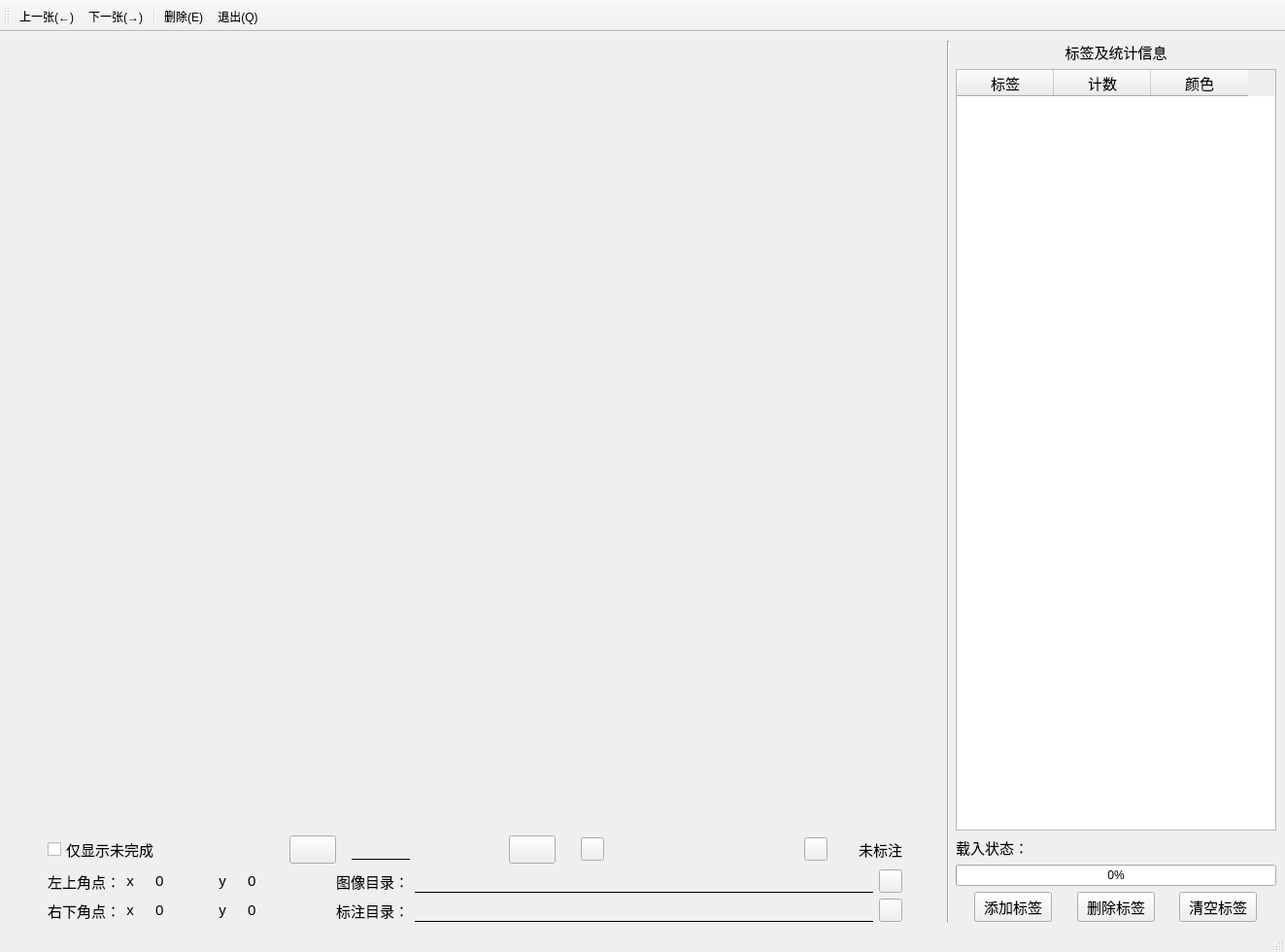
<?xml version="1.0" encoding="UTF-8"?>
<ui version="4.0">
 <class>MainWindow</class>
 <widget class="QMainWindow" name="MainWindow">
  <property name="geometry">
   <rect>
    <x>0</x>
    <y>0</y>
    <width>1323</width>
    <height>980</height>
   </rect>
  </property>
  <property name="windowTitle">
   <string>MainWindow</string>
  </property>
  <widget class="QWidget" name="centralwidget">
   <layout class="QHBoxLayout" name="horizontalLayout_3">
    <item>
     <layout class="QVBoxLayout" name="verticalLayout">
      <item>
       <widget class="ImageLabel" name="label_Image">
        <property name="sizePolicy">
         <sizepolicy hsizetype="Fixed" vsizetype="Fixed">
          <horstretch>0</horstretch>
          <verstretch>0</verstretch>
         </sizepolicy>
        </property>
        <property name="minimumSize">
         <size>
          <width>960</width>
          <height>768</height>
         </size>
        </property>
        <property name="maximumSize">
         <size>
          <width>960</width>
          <height>768</height>
         </size>
        </property>
        <property name="styleSheet">
         <string notr="true"/>
        </property>
        <property name="text">
         <string/>
        </property>
       </widget>
      </item>
      <item>
       <spacer name="verticalSpacer_2">
        <property name="orientation">
         <enum>Qt::Vertical</enum>
        </property>
        <property name="sizeHint" stdset="0">
         <size>
          <width>20</width>
          <height>40</height>
         </size>
        </property>
       </spacer>
      </item>
      <item>
       <layout class="QHBoxLayout" name="horizontalLayout">
        <item>
         <spacer name="horizontalSpacer_4">
          <property name="orientation">
           <enum>Qt::Horizontal</enum>
          </property>
          <property name="sizeType">
           <enum>QSizePolicy::Fixed</enum>
          </property>
          <property name="sizeHint" stdset="0">
           <size>
            <width>40</width>
            <height>20</height>
           </size>
          </property>
         </spacer>
        </item>
        <item>
         <widget class="QCheckBox" name="checkBox_Undone">
          <property name="font">
           <font>
            <pointsize>11</pointsize>
           </font>
          </property>
          <property name="text">
           <string>仅显示未完成</string>
          </property>
         </widget>
        </item>
        <item>
         <spacer name="horizontalSpacer_3">
          <property name="orientation">
           <enum>Qt::Horizontal</enum>
          </property>
          <property name="sizeHint" stdset="0">
           <size>
            <width>40</width>
            <height>20</height>
           </size>
          </property>
         </spacer>
        </item>
        <item>
         <widget class="QPushButton" name="pushButton_prior">
          <property name="sizePolicy">
           <sizepolicy hsizetype="Preferred" vsizetype="Minimum">
            <horstretch>0</horstretch>
            <verstretch>0</verstretch>
           </sizepolicy>
          </property>
          <property name="minimumSize">
           <size>
            <width>0</width>
            <height>20</height>
           </size>
          </property>
          <property name="font">
           <font>
            <pointsize>11</pointsize>
           </font>
          </property>
          <property name="focusPolicy">
           <enum>Qt::NoFocus</enum>
          </property>
          <property name="styleSheet">
           <string notr="true">border-image: url(:/Icons/Resources/fast_backward_170px_1201057_easyicon.net.png);</string>
          </property>
          <property name="text">
           <string/>
          </property>
         </widget>
        </item>
        <item>
         <spacer name="horizontalSpacer_5">
          <property name="orientation">
           <enum>Qt::Horizontal</enum>
          </property>
          <property name="sizeType">
           <enum>QSizePolicy::Fixed</enum>
          </property>
          <property name="sizeHint" stdset="0">
           <size>
            <width>10</width>
            <height>20</height>
           </size>
          </property>
         </spacer>
        </item>
        <item>
         <widget class="QLineEdit" name="lineEdit_present_page">
          <property name="maximumSize">
           <size>
            <width>60</width>
            <height>16777215</height>
           </size>
          </property>
          <property name="font">
           <font>
            <pointsize>11</pointsize>
           </font>
          </property>
          <property name="styleSheet">
           <string notr="true">border:none;
background:transparent;
border-style:solid;
border-bottom-width:1px;
border-top-width:0px;
border-right-width:0px;
border-left-width:0px;</string>
          </property>
          <property name="alignment">
           <set>Qt::AlignCenter</set>
          </property>
         </widget>
        </item>
        <item>
         <widget class="QLabel" name="label_page">
          <property name="minimumSize">
           <size>
            <width>80</width>
            <height>0</height>
           </size>
          </property>
          <property name="font">
           <font>
            <pointsize>11</pointsize>
           </font>
          </property>
          <property name="text">
           <string/>
          </property>
          <property name="alignment">
           <set>Qt::AlignCenter</set>
          </property>
         </widget>
        </item>
        <item>
         <spacer name="horizontalSpacer_6">
          <property name="orientation">
           <enum>Qt::Horizontal</enum>
          </property>
          <property name="sizeType">
           <enum>QSizePolicy::Fixed</enum>
          </property>
          <property name="sizeHint" stdset="0">
           <size>
            <width>10</width>
            <height>20</height>
           </size>
          </property>
         </spacer>
        </item>
        <item>
         <widget class="QPushButton" name="pushButton_next">
          <property name="sizePolicy">
           <sizepolicy hsizetype="Preferred" vsizetype="Minimum">
            <horstretch>0</horstretch>
            <verstretch>0</verstretch>
           </sizepolicy>
          </property>
          <property name="minimumSize">
           <size>
            <width>0</width>
            <height>20</height>
           </size>
          </property>
          <property name="font">
           <font>
            <pointsize>11</pointsize>
           </font>
          </property>
          <property name="focusPolicy">
           <enum>Qt::NoFocus</enum>
          </property>
          <property name="styleSheet">
           <string notr="true">border-image: url(:/Icons/Resources/fast_forward_170px_1201057_easyicon.net.png);</string>
          </property>
          <property name="text">
           <string/>
          </property>
         </widget>
        </item>
        <item>
         <spacer name="horizontalSpacer_10">
          <property name="orientation">
           <enum>Qt::Horizontal</enum>
          </property>
          <property name="sizeType">
           <enum>QSizePolicy::Fixed</enum>
          </property>
          <property name="sizeHint" stdset="0">
           <size>
            <width>20</width>
            <height>20</height>
           </size>
          </property>
         </spacer>
        </item>
        <item>
         <widget class="QPushButton" name="pushButton_Checked">
          <property name="sizePolicy">
           <sizepolicy hsizetype="Fixed" vsizetype="Fixed">
            <horstretch>0</horstretch>
            <verstretch>0</verstretch>
           </sizepolicy>
          </property>
          <property name="minimumSize">
           <size>
            <width>24</width>
            <height>24</height>
           </size>
          </property>
          <property name="maximumSize">
           <size>
            <width>24</width>
            <height>24</height>
           </size>
          </property>
          <property name="styleSheet">
           <string notr="true">border-image: url(:/Icons/Resources/ok_291px_1211043_easyicon.net.png);
</string>
          </property>
          <property name="text">
           <string/>
          </property>
         </widget>
        </item>
        <item>
         <spacer name="horizontalSpacer_11">
          <property name="orientation">
           <enum>Qt::Horizontal</enum>
          </property>
          <property name="sizeType">
           <enum>QSizePolicy::Fixed</enum>
          </property>
          <property name="sizeHint" stdset="0">
           <size>
            <width>200</width>
            <height>20</height>
           </size>
          </property>
         </spacer>
        </item>
        <item>
         <widget class="QPushButton" name="pushButton_refresh">
          <property name="sizePolicy">
           <sizepolicy hsizetype="Fixed" vsizetype="Fixed">
            <horstretch>0</horstretch>
            <verstretch>0</verstretch>
           </sizepolicy>
          </property>
          <property name="minimumSize">
           <size>
            <width>24</width>
            <height>24</height>
           </size>
          </property>
          <property name="maximumSize">
           <size>
            <width>24</width>
            <height>24</height>
           </size>
          </property>
          <property name="font">
           <font>
            <pointsize>11</pointsize>
           </font>
          </property>
          <property name="focusPolicy">
           <enum>Qt::NoFocus</enum>
          </property>
          <property name="styleSheet">
           <string notr="true">border-image: url(:/Icons/Resources/refresh_556px_1236470_easyicon.net.png);</string>
          </property>
          <property name="text">
           <string/>
          </property>
         </widget>
        </item>
        <item>
         <widget class="QLabel" name="label_isCheckImage">
          <property name="sizePolicy">
           <sizepolicy hsizetype="Fixed" vsizetype="Fixed">
            <horstretch>0</horstretch>
            <verstretch>0</verstretch>
           </sizepolicy>
          </property>
          <property name="minimumSize">
           <size>
            <width>20</width>
            <height>20</height>
           </size>
          </property>
          <property name="maximumSize">
           <size>
            <width>20</width>
            <height>20</height>
           </size>
          </property>
          <property name="styleSheet">
           <string notr="true">border-image: url(:/Icons/Resources/close_600px_1181428_easyicon.net.png);</string>
          </property>
          <property name="text">
           <string/>
          </property>
         </widget>
        </item>
        <item>
         <widget class="QLabel" name="label_isCheck">
          <property name="font">
           <font>
            <pointsize>11</pointsize>
           </font>
          </property>
          <property name="text">
           <string>未标注</string>
          </property>
         </widget>
        </item>
        <item>
         <spacer name="horizontalSpacer_9">
          <property name="orientation">
           <enum>Qt::Horizontal</enum>
          </property>
          <property name="sizeType">
           <enum>QSizePolicy::Fixed</enum>
          </property>
          <property name="sizeHint" stdset="0">
           <size>
            <width>40</width>
            <height>20</height>
           </size>
          </property>
         </spacer>
        </item>
       </layout>
      </item>
      <item>
       <layout class="QGridLayout" name="gridLayout">
        <item row="1" column="6">
         <widget class="QLabel" name="label_tl_2">
          <property name="font">
           <font>
            <pointsize>11</pointsize>
           </font>
          </property>
          <property name="text">
           <string>y</string>
          </property>
          <property name="alignment">
           <set>Qt::AlignCenter</set>
          </property>
         </widget>
        </item>
        <item row="1" column="3">
         <widget class="QSpinBox" name="spinBox_br_x">
          <property name="font">
           <font>
            <pointsize>11</pointsize>
           </font>
          </property>
          <property name="styleSheet">
           <string notr="true">border:none;
background:transparent;</string>
          </property>
          <property name="alignment">
           <set>Qt::AlignCenter</set>
          </property>
          <property name="minimum">
           <number>0</number>
          </property>
          <property name="maximum">
           <number>1920</number>
          </property>
          <property name="value">
           <number>0</number>
          </property>
         </widget>
        </item>
        <item row="0" column="1">
         <widget class="QLabel" name="label_tl">
          <property name="font">
           <font>
            <pointsize>11</pointsize>
           </font>
          </property>
          <property name="text">
           <string>左上角点：</string>
          </property>
          <property name="alignment">
           <set>Qt::AlignCenter</set>
          </property>
         </widget>
        </item>
        <item row="0" column="12">
         <widget class="QLabel" name="label_path_image">
          <property name="sizePolicy">
           <sizepolicy hsizetype="Expanding" vsizetype="Preferred">
            <horstretch>0</horstretch>
            <verstretch>0</verstretch>
           </sizepolicy>
          </property>
          <property name="minimumSize">
           <size>
            <width>300</width>
            <height>0</height>
           </size>
          </property>
          <property name="font">
           <font>
            <pointsize>9</pointsize>
           </font>
          </property>
          <property name="toolTip">
           <string>选择待查验图像 .jpg 目录</string>
          </property>
          <property name="styleSheet">
           <string notr="true">background:transparent;
border-style:solid;
border-bottom-width:1px;
border-top-width:0px;
border-right-width:0px;
border-left-width:0px;</string>
          </property>
          <property name="text">
           <string/>
          </property>
         </widget>
        </item>
        <item row="0" column="7">
         <widget class="QSpinBox" name="spinBox_tl_y">
          <property name="font">
           <font>
            <pointsize>11</pointsize>
           </font>
          </property>
          <property name="styleSheet">
           <string notr="true">border:none;
background:transparent;</string>
          </property>
          <property name="alignment">
           <set>Qt::AlignCenter</set>
          </property>
          <property name="minimum">
           <number>0</number>
          </property>
          <property name="maximum">
           <number>1080</number>
          </property>
          <property name="value">
           <number>0</number>
          </property>
         </widget>
        </item>
        <item row="0" column="2">
         <widget class="QLabel" name="label_tl_3">
          <property name="font">
           <font>
            <pointsize>11</pointsize>
           </font>
          </property>
          <property name="text">
           <string>x</string>
          </property>
          <property name="alignment">
           <set>Qt::AlignCenter</set>
          </property>
         </widget>
        </item>
        <item row="1" column="15">
         <spacer name="horizontalSpacer_2">
          <property name="orientation">
           <enum>Qt::Horizontal</enum>
          </property>
          <property name="sizeType">
           <enum>QSizePolicy::Fixed</enum>
          </property>
          <property name="sizeHint" stdset="0">
           <size>
            <width>40</width>
            <height>20</height>
           </size>
          </property>
         </spacer>
        </item>
        <item row="1" column="0">
         <spacer name="horizontalSpacer">
          <property name="orientation">
           <enum>Qt::Horizontal</enum>
          </property>
          <property name="sizeType">
           <enum>QSizePolicy::Fixed</enum>
          </property>
          <property name="sizeHint" stdset="0">
           <size>
            <width>40</width>
            <height>20</height>
           </size>
          </property>
         </spacer>
        </item>
        <item row="0" column="6">
         <widget class="QLabel" name="label_tl_4">
          <property name="font">
           <font>
            <pointsize>11</pointsize>
           </font>
          </property>
          <property name="text">
           <string>y</string>
          </property>
          <property name="alignment">
           <set>Qt::AlignCenter</set>
          </property>
         </widget>
        </item>
        <item row="1" column="11">
         <widget class="QLabel" name="label_tl_9">
          <property name="font">
           <font>
            <pointsize>11</pointsize>
           </font>
          </property>
          <property name="toolTip">
           <string>选择待查验图像标注 .xml 目录</string>
          </property>
          <property name="whatsThis">
           <string/>
          </property>
          <property name="text">
           <string>标注目录：</string>
          </property>
          <property name="alignment">
           <set>Qt::AlignCenter</set>
          </property>
         </widget>
        </item>
        <item row="1" column="1">
         <widget class="QLabel" name="label_br">
          <property name="font">
           <font>
            <pointsize>11</pointsize>
           </font>
          </property>
          <property name="text">
           <string>右下角点：</string>
          </property>
          <property name="alignment">
           <set>Qt::AlignCenter</set>
          </property>
         </widget>
        </item>
        <item row="0" column="3">
         <widget class="QSpinBox" name="spinBox_tl_x">
          <property name="font">
           <font>
            <pointsize>11</pointsize>
           </font>
          </property>
          <property name="styleSheet">
           <string notr="true">border:none;
background:transparent;</string>
          </property>
          <property name="alignment">
           <set>Qt::AlignCenter</set>
          </property>
          <property name="minimum">
           <number>0</number>
          </property>
          <property name="maximum">
           <number>1920</number>
          </property>
          <property name="value">
           <number>0</number>
          </property>
         </widget>
        </item>
        <item row="0" column="9">
         <widget class="QLabel" name="label_img">
          <property name="sizePolicy">
           <sizepolicy hsizetype="Fixed" vsizetype="Fixed">
            <horstretch>0</horstretch>
            <verstretch>0</verstretch>
           </sizepolicy>
          </property>
          <property name="minimumSize">
           <size>
            <width>20</width>
            <height>20</height>
           </size>
          </property>
          <property name="maximumSize">
           <size>
            <width>20</width>
            <height>20</height>
           </size>
          </property>
          <property name="styleSheet">
           <string notr="true">border-image: url(:/Icons/Resources/hourglass_155px_1201105_easyicon.net.png);</string>
          </property>
          <property name="text">
           <string/>
          </property>
         </widget>
        </item>
        <item row="1" column="12">
         <widget class="QLabel" name="label_path_annotation">
          <property name="sizePolicy">
           <sizepolicy hsizetype="Expanding" vsizetype="Preferred">
            <horstretch>0</horstretch>
            <verstretch>0</verstretch>
           </sizepolicy>
          </property>
          <property name="minimumSize">
           <size>
            <width>300</width>
            <height>0</height>
           </size>
          </property>
          <property name="font">
           <font>
            <pointsize>9</pointsize>
           </font>
          </property>
          <property name="toolTip">
           <string>选择待查验图像标注 .xml 目录</string>
          </property>
          <property name="styleSheet">
           <string notr="true">background:transparent;
border-style:solid;
border-bottom-width:1px;
border-top-width:0px;
border-right-width:0px;
border-left-width:0px;</string>
          </property>
          <property name="text">
           <string/>
          </property>
         </widget>
        </item>
        <item row="1" column="8">
         <spacer name="horizontalSpacer_8">
          <property name="orientation">
           <enum>Qt::Horizontal</enum>
          </property>
          <property name="sizeType">
           <enum>QSizePolicy::Fixed</enum>
          </property>
          <property name="sizeHint" stdset="0">
           <size>
            <width>20</width>
            <height>20</height>
           </size>
          </property>
         </spacer>
        </item>
        <item row="0" column="13">
         <widget class="QPushButton" name="pushButton_Image">
          <property name="sizePolicy">
           <sizepolicy hsizetype="Fixed" vsizetype="Fixed">
            <horstretch>0</horstretch>
            <verstretch>0</verstretch>
           </sizepolicy>
          </property>
          <property name="minimumSize">
           <size>
            <width>24</width>
            <height>24</height>
           </size>
          </property>
          <property name="maximumSize">
           <size>
            <width>24</width>
            <height>24</height>
           </size>
          </property>
          <property name="font">
           <font>
            <pointsize>11</pointsize>
           </font>
          </property>
          <property name="focusPolicy">
           <enum>Qt::NoFocus</enum>
          </property>
          <property name="styleSheet">
           <string notr="true">border-image: url(:/Icons/Resources/file_587px_1293445_easyicon.net.png);</string>
          </property>
          <property name="text">
           <string/>
          </property>
         </widget>
        </item>
        <item row="1" column="9">
         <widget class="QLabel" name="label_ant">
          <property name="sizePolicy">
           <sizepolicy hsizetype="Fixed" vsizetype="Fixed">
            <horstretch>0</horstretch>
            <verstretch>0</verstretch>
           </sizepolicy>
          </property>
          <property name="minimumSize">
           <size>
            <width>20</width>
            <height>20</height>
           </size>
          </property>
          <property name="maximumSize">
           <size>
            <width>20</width>
            <height>20</height>
           </size>
          </property>
          <property name="styleSheet">
           <string notr="true">border-image: url(:/Icons/Resources/hourglass_155px_1201105_easyicon.net.png);</string>
          </property>
          <property name="text">
           <string/>
          </property>
         </widget>
        </item>
        <item row="1" column="2">
         <widget class="QLabel" name="label_tl_5">
          <property name="font">
           <font>
            <pointsize>11</pointsize>
           </font>
          </property>
          <property name="text">
           <string>x</string>
          </property>
          <property name="alignment">
           <set>Qt::AlignCenter</set>
          </property>
         </widget>
        </item>
        <item row="1" column="13">
         <widget class="QPushButton" name="pushButton_Labelling">
          <property name="sizePolicy">
           <sizepolicy hsizetype="Fixed" vsizetype="Fixed">
            <horstretch>0</horstretch>
            <verstretch>0</verstretch>
           </sizepolicy>
          </property>
          <property name="minimumSize">
           <size>
            <width>24</width>
            <height>24</height>
           </size>
          </property>
          <property name="maximumSize">
           <size>
            <width>24</width>
            <height>24</height>
           </size>
          </property>
          <property name="font">
           <font>
            <pointsize>11</pointsize>
           </font>
          </property>
          <property name="focusPolicy">
           <enum>Qt::NoFocus</enum>
          </property>
          <property name="styleSheet">
           <string notr="true">border-image: url(:/Icons/Resources/file_587px_1293445_easyicon.net.png);</string>
          </property>
          <property name="text">
           <string/>
          </property>
         </widget>
        </item>
        <item row="1" column="7">
         <widget class="QSpinBox" name="spinBox_br_y">
          <property name="font">
           <font>
            <pointsize>11</pointsize>
           </font>
          </property>
          <property name="styleSheet">
           <string notr="true">border:none;
background:transparent;</string>
          </property>
          <property name="alignment">
           <set>Qt::AlignCenter</set>
          </property>
          <property name="minimum">
           <number>0</number>
          </property>
          <property name="maximum">
           <number>1080</number>
          </property>
          <property name="value">
           <number>0</number>
          </property>
         </widget>
        </item>
        <item row="0" column="11">
         <widget class="QLabel" name="label_tl_8">
          <property name="font">
           <font>
            <pointsize>11</pointsize>
           </font>
          </property>
          <property name="toolTip">
           <string>选择待查验图像 .jpg 目录</string>
          </property>
          <property name="whatsThis">
           <string/>
          </property>
          <property name="text">
           <string>图像目录：</string>
          </property>
          <property name="alignment">
           <set>Qt::AlignCenter</set>
          </property>
         </widget>
        </item>
        <item row="1" column="5">
         <spacer name="horizontalSpacer_7">
          <property name="orientation">
           <enum>Qt::Horizontal</enum>
          </property>
          <property name="sizeType">
           <enum>QSizePolicy::Fixed</enum>
          </property>
          <property name="sizeHint" stdset="0">
           <size>
            <width>20</width>
            <height>20</height>
           </size>
          </property>
         </spacer>
        </item>
       </layout>
      </item>
     </layout>
    </item>
    <item>
     <widget class="Line" name="line">
      <property name="orientation">
       <enum>Qt::Vertical</enum>
      </property>
     </widget>
    </item>
    <item>
     <layout class="QVBoxLayout" name="verticalLayout_2">
      <item>
       <widget class="QLabel" name="label_Label">
        <property name="font">
         <font>
          <pointsize>11</pointsize>
         </font>
        </property>
        <property name="toolTip">
         <string>选择待查验图像 .jpg 目录</string>
        </property>
        <property name="whatsThis">
         <string/>
        </property>
        <property name="text">
         <string>标签及统计信息</string>
        </property>
        <property name="alignment">
         <set>Qt::AlignCenter</set>
        </property>
       </widget>
      </item>
      <item>
       <widget class="QTableWidget" name="tableWidget">
        <property name="font">
         <font>
          <pointsize>11</pointsize>
         </font>
        </property>
        <property name="styleSheet">
         <string notr="true"/>
        </property>
        <property name="rowCount">
         <number>0</number>
        </property>
        <property name="columnCount">
         <number>3</number>
        </property>
        <column>
         <property name="text">
          <string>标签</string>
         </property>
         <property name="textAlignment">
          <set>AlignCenter</set>
         </property>
        </column>
        <column>
         <property name="text">
          <string>计数</string>
         </property>
         <property name="textAlignment">
          <set>AlignCenter</set>
         </property>
        </column>
        <column>
         <property name="text">
          <string>颜色</string>
         </property>
         <property name="textAlignment">
          <set>AlignCenter</set>
         </property>
        </column>
       </widget>
      </item>
      <item>
       <widget class="QLabel" name="label_progressbar">
        <property name="font">
         <font>
          <pointsize>11</pointsize>
         </font>
        </property>
        <property name="text">
         <string>载入状态：</string>
        </property>
       </widget>
      </item>
      <item>
       <widget class="QProgressBar" name="progressBar">
        <property name="value">
         <number>0</number>
        </property>
       </widget>
      </item>
      <item>
       <layout class="QHBoxLayout" name="horizontalLayout_2">
        <item>
         <spacer name="horizontalSpacer_12">
          <property name="orientation">
           <enum>Qt::Horizontal</enum>
          </property>
          <property name="sizeHint" stdset="0">
           <size>
            <width>40</width>
            <height>20</height>
           </size>
          </property>
         </spacer>
        </item>
        <item>
         <widget class="QPushButton" name="pushButton_addLabel">
          <property name="font">
           <font>
            <pointsize>11</pointsize>
           </font>
          </property>
          <property name="text">
           <string>添加标签</string>
          </property>
         </widget>
        </item>
        <item>
         <spacer name="horizontalSpacer_14">
          <property name="orientation">
           <enum>Qt::Horizontal</enum>
          </property>
          <property name="sizeHint" stdset="0">
           <size>
            <width>40</width>
            <height>20</height>
           </size>
          </property>
         </spacer>
        </item>
        <item>
         <widget class="QPushButton" name="pushButton_delLabel">
          <property name="font">
           <font>
            <pointsize>11</pointsize>
           </font>
          </property>
          <property name="text">
           <string>删除标签</string>
          </property>
         </widget>
        </item>
        <item>
         <spacer name="horizontalSpacer_15">
          <property name="orientation">
           <enum>Qt::Horizontal</enum>
          </property>
          <property name="sizeHint" stdset="0">
           <size>
            <width>40</width>
            <height>20</height>
           </size>
          </property>
         </spacer>
        </item>
        <item>
         <widget class="QPushButton" name="pushButton_ClearLabel">
          <property name="font">
           <font>
            <pointsize>11</pointsize>
           </font>
          </property>
          <property name="text">
           <string>清空标签</string>
          </property>
         </widget>
        </item>
        <item>
         <spacer name="horizontalSpacer_13">
          <property name="orientation">
           <enum>Qt::Horizontal</enum>
          </property>
          <property name="sizeHint" stdset="0">
           <size>
            <width>40</width>
            <height>20</height>
           </size>
          </property>
         </spacer>
        </item>
       </layout>
      </item>
     </layout>
    </item>
   </layout>
  </widget>
  <widget class="QMenuBar" name="menubar">
   <property name="geometry">
    <rect>
     <x>0</x>
     <y>0</y>
     <width>1323</width>
     <height>23</height>
    </rect>
   </property>
  </widget>
  <widget class="QStatusBar" name="statusbar"/>
  <widget class="QToolBar" name="toolBar">
   <property name="windowTitle">
    <string>toolBar</string>
   </property>
   <attribute name="toolBarArea">
    <enum>TopToolBarArea</enum>
   </attribute>
   <attribute name="toolBarBreak">
    <bool>false</bool>
   </attribute>
   <addaction name="action_A"/>
   <addaction name="action_D"/>
   <addaction name="separator"/>
   <addaction name="action_E"/>
   <addaction name="action_Q"/>
  </widget>
  <action name="action_A">
   <property name="icon">
    <iconset resource="Labelling.qrc">
     <normaloff>:/Icons/Resources/backward_page_200px_1189181_easyicon.net.png</normaloff>:/Icons/Resources/backward_page_200px_1189181_easyicon.net.png</iconset>
   </property>
   <property name="text">
    <string>上一张(←)</string>
   </property>
   <property name="toolTip">
    <string>上一张(←)</string>
   </property>
   <property name="shortcut">
    <string>Left</string>
   </property>
  </action>
  <action name="action_D">
   <property name="icon">
    <iconset resource="Labelling.qrc">
     <normaloff>:/Icons/Resources/forward_page_200px_1189511_easyicon.net.png</normaloff>:/Icons/Resources/forward_page_200px_1189511_easyicon.net.png</iconset>
   </property>
   <property name="text">
    <string>下一张(→)</string>
   </property>
   <property name="toolTip">
    <string>下一张(→)</string>
   </property>
   <property name="shortcut">
    <string>Right</string>
   </property>
  </action>
  <action name="action_E">
   <property name="icon">
    <iconset resource="Labelling.qrc">
     <normaloff>:/Icons/Resources/delete_201px_1189401_easyicon.net.png</normaloff>:/Icons/Resources/delete_201px_1189401_easyicon.net.png</iconset>
   </property>
   <property name="text">
    <string>删除(E)</string>
   </property>
   <property name="toolTip">
    <string>删除(E)</string>
   </property>
   <property name="shortcut">
    <string>Ctrl+E</string>
   </property>
  </action>
  <action name="action_Q">
   <property name="icon">
    <iconset resource="Labelling.qrc">
     <normaloff>:/Icons/Resources/close_256px_1159854_easyicon.net.png</normaloff>:/Icons/Resources/close_256px_1159854_easyicon.net.png</iconset>
   </property>
   <property name="text">
    <string>退出(Q)</string>
   </property>
   <property name="shortcut">
    <string>Ctrl+Q</string>
   </property>
  </action>
 </widget>
 <customwidgets>
  <customwidget>
   <class>ImageLabel</class>
   <extends>QLabel</extends>
   <header>imagelabel.h</header>
  </customwidget>
 </customwidgets>
 <tabstops>
  <tabstop>lineEdit_present_page</tabstop>
  <tabstop>pushButton_next</tabstop>
  <tabstop>pushButton_prior</tabstop>
 </tabstops>
 <resources>
  <include location="Labelling.qrc"/>
 </resources>
 <connections>
  <connection>
   <sender>action_Q</sender>
   <signal>triggered()</signal>
   <receiver>MainWindow</receiver>
   <slot>close()</slot>
   <hints>
    <hint type="sourcelabel">
     <x>-1</x>
     <y>-1</y>
    </hint>
    <hint type="destinationlabel">
     <x>399</x>
     <y>349</y>
    </hint>
   </hints>
  </connection>
 </connections>
</ui>
